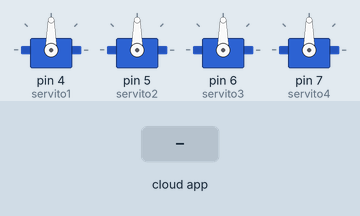
A sketch run on a simulated Arduino Uno, built with avr-gcc and run on an emulated ATmega328P. On the bench: 4 × servo. The inputs (shaded band) are chosen by the test bench. The ROS host is connected and sends only what is stated.

Above: at 1.2 s.
1.3 s: the phone or cloud app sets servito1 to 0
At 2.5 s:
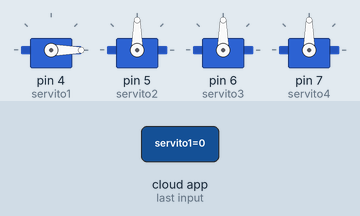
2.8 s: the phone or cloud app sets servito2 to 0
At 3.7 s:
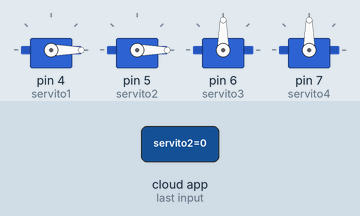
4.3 s: the phone or cloud app sets servito3 to 0
At 4.7 s:
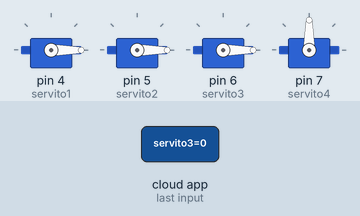
5.8 s: the phone or cloud app sets servito4 to 0
At 6.4 s:
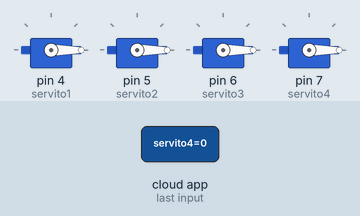
7.3 s: the phone or cloud app sets servito1 to 45
At 8.5 s:
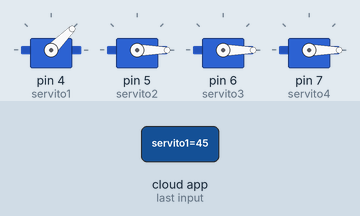
8.8 s: the phone or cloud app sets servito2 to 45
At 9.6 s:
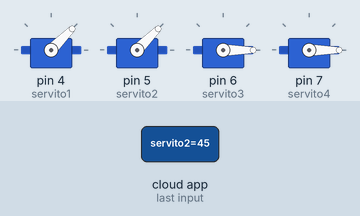
Timing chart, 0 to 11.3 s (numbered marks = the images above; inputs shaded):
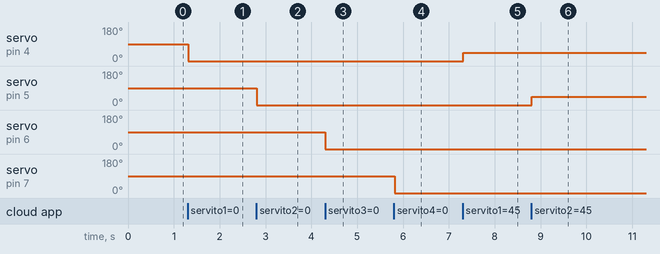

Measured:
- after the input at 1.3 s, servo on pin 4 (servito1): 90° → 0° at once
- after the input at 2.8 s, servo on pin 5 (servito2): 90° → 0° at once
- after the input at 4.3 s, servo on pin 6 (servito3): 90° → 0° at once
- after the input at 5.8 s, servo on pin 7 (servito4): 90° → 0° at once
- after the input at 7.3 s, servo on pin 4 (servito1): 0° → 45° at once
- after the input at 8.8 s, servo on pin 5 (servito2): 0° → 45° at once

The sketch:

canard.ino
```cpp
//Librerias
#if (ARDUINO >= 100)
 #include <Arduino.h>
#else
 #include <WProgram.h>
#endif

#include <Servo.h>
#include <ros.h>
#include <std_msgs/UInt16.h>

ros::NodeHandle  nh;


Servo servito1;
Servo servito2;
Servo servito3;
Servo servito4;


void servito1_cb( const std_msgs::UInt16&  cmd_msg){
  servito1.write(cmd_msg.data); //set servito angle, should be from 0-180
}

void servito2_cb( const std_msgs::UInt16&  cmd_msg){
  servito2.write(cmd_msg.data); //set servito angle, should be from 0-180
}

void servito3_cb( const std_msgs::UInt16&  cmd_msg){
  servito3.write(cmd_msg.data); //set servito angle, should be from 0-180
}

void servito4_cb( const std_msgs::UInt16&  cmd_msg){
  servito4.write(cmd_msg.data); //set servito angle, should be from 0-180
}

ros::Subscriber<std_msgs::UInt16> sub1("servito1", servito1_cb);
ros::Subscriber<std_msgs::UInt16> sub2("servito2", servito2_cb);
ros::Subscriber<std_msgs::UInt16> sub3("servito3", servito3_cb);
ros::Subscriber<std_msgs::UInt16> sub4("servito4", servito4_cb);


void setup() {

  nh.initNode();
  nh.subscribe(sub1);
  nh.subscribe(sub2);
  nh.subscribe(sub3);
  nh.subscribe(sub4);

  Serial.begin(9600);
  servito1.attach(4);
  servito2.attach(5);
  servito3.attach(6);
  servito4.attach(7);
}

void loop() {
  nh.spinOnce();
  delay(20);  // put your main code here, to run repeatedly:

}
```
